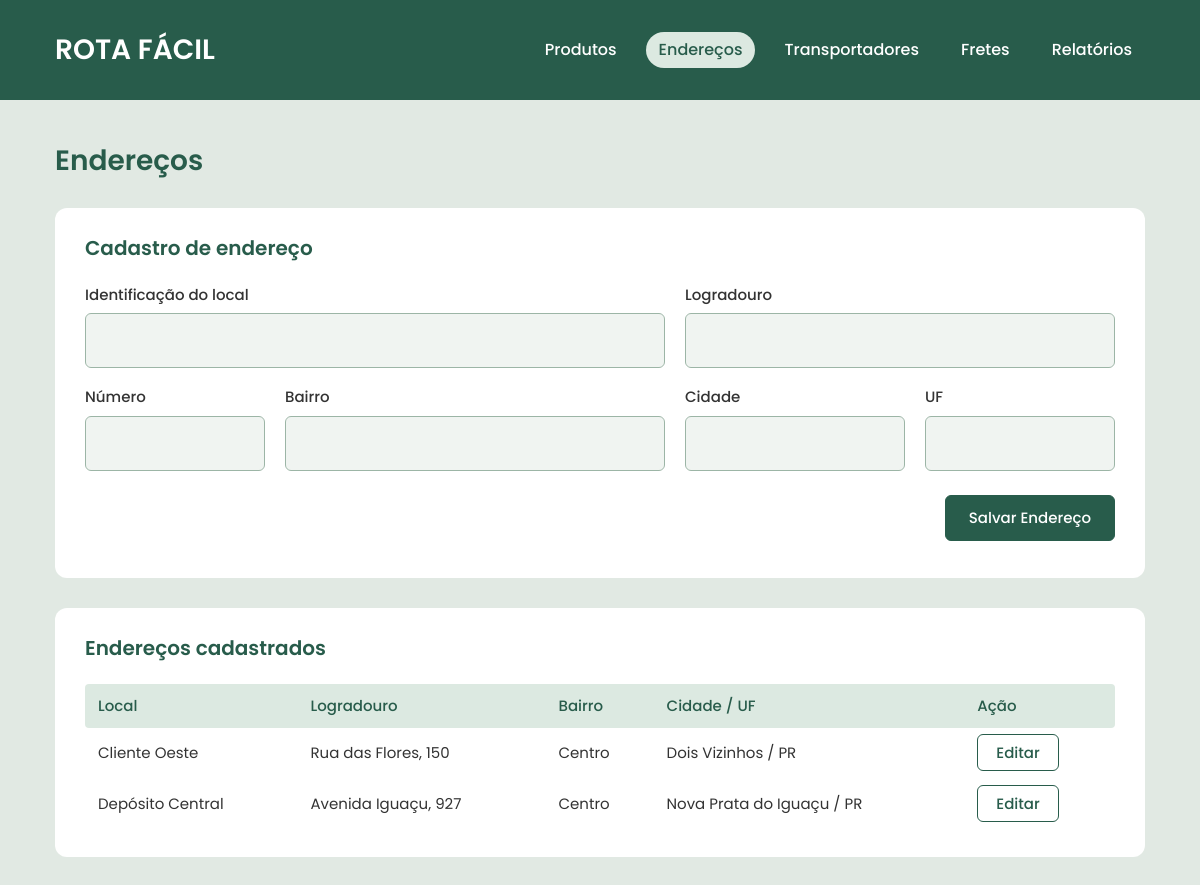
Before: /enderecos.php with the older database file.
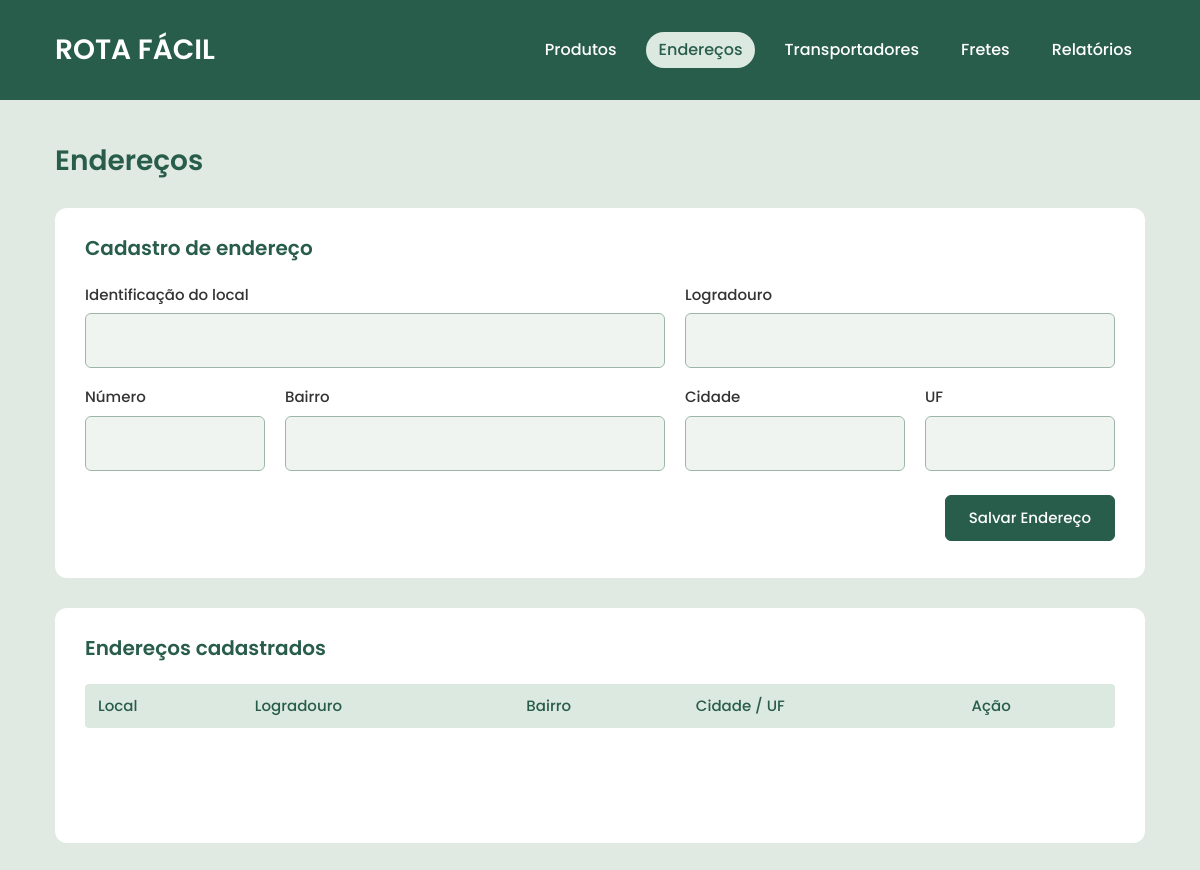
After: the same page with the newer database file.
### tables this page shows
CREATE TABLE IF NOT EXISTS enderecos (
    id INT AUTO_INCREMENT PRIMARY KEY,
    identificacao VARCHAR(150) NOT NULL,
    logradouro VARCHAR(150) NOT NULL,
    numero VARCHAR(20),
    bairro VARCHAR(100),
    cidade VARCHAR(100) NOT NULL,
    uf CHAR(2) NOT NULL
);

### includes/funcoes.php (called while the page is built)
<?php
function texto($valor) {
    return htmlspecialchars((string) $valor, ENT_QUOTES, 'UTF-8');
}
?>

### enderecos.php (the view, shortened to what this page needs)
<?php
require 'config/conexao.php';
require 'includes/funcoes.php';
$editar = null;
$enderecos = $conexao->query('SELECT * FROM enderecos ORDER BY id DESC');
$pagina_ativa = 'enderecos';
$titulo_pagina = 'Endereços';
require 'includes/cabecalho.php';
?>
<section class="caixa caixa-formulario">
    <h2><?php echo $editar ? 'Editar endereço' : 'Cadastro de endereço'; ?></h2>
    <form method="post" action="enderecos.php">
        <div class="grade-endereco">
            <div class="campo metade">
                <label for="identificacao">Identificação do local</label>
                <input class="form-control" id="identificacao" name="identificacao" required value="<?php echo texto($editar['identificacao'] ?? ''); ?>">
            </div>
            <div class="campo metade">
                <label for="logradouro">Logradouro</label>
                <input class="form-control" id="logradouro" name="logradouro" required value="<?php echo texto($editar['logradouro'] ?? ''); ?>">
            </div>
            <div class="campo">
                <label for="numero">Número</label>
                <input class="form-control" id="numero" name="numero" value="<?php echo texto($editar['numero'] ?? ''); ?>">
            </div>
            <div class="campo">
                <label for="bairro">Bairro</label>
                <input class="form-control" id="bairro" name="bairro" value="<?php echo texto($editar['bairro'] ?? ''); ?>">
            </div>
            <div class="campo">
                <label for="cidade">Cidade</label>
                <input class="form-control" id="cidade" name="cidade" required value="<?php echo texto($editar['cidade'] ?? ''); ?>">
            </div>
            <div class="campo">
                <label for="uf">UF</label>
                <input class="form-control" id="uf" name="uf" maxlength="2" required value="<?php echo texto($editar['uf'] ?? ''); ?>">
            </div>
        </div>
        <div class="linha-botao">
            <button type="submit" class="btn btn-verde"><?php echo $editar ? 'Salvar alterações' : 'Salvar Endereço'; ?></button>
        </div>
    </form>
</section>
<section class="caixa caixa-listagem">
    <h2>Endereços cadastrados</h2>
    <div class="tabela-responsiva">
        <table class="tabela-cadastro">
            <thead><tr><th>Local</th><th>Logradouro</th><th>Bairro</th><th>Cidade / UF</th><th>Ação</th></tr></thead>
            <tbody>
                <?php while ($endereco = $enderecos->fetch_assoc()): ?>
                <tr>
                    <td><?php echo texto($endereco['identificacao']); ?></td>
                    <td><?php echo texto($endereco['logradouro'] . ', ' . $endereco['numero']); ?></td>
                    <td><?php echo texto($endereco['bairro']); ?></td>
                    <td><?php echo texto($endereco['cidade'] . ' / ' . $endereco['uf']); ?></td>
                    <td><a class="btn-contorno" href="enderecos.php?editar=<?php echo (int) $endereco['id']; ?>">Editar</a></td>
                </tr>
                <?php endwhile; ?>
            </tbody>
        </table>
    </div>
</section>
<?php require 'includes/rodape.php'; ?>

### includes/cabecalho.php (shortened to what this page needs)
<!DOCTYPE html>
<html lang="pt-br">
<head>
    <link href="https://cdn.jsdelivr.net/npm/bootstrap@5.3.3/dist/css/bootstrap.min.css" rel="stylesheet">
    <link rel="stylesheet" href="assets/estilo.css">
</head>
<body>
<header class="barra-superior">
    <a class="marca" href="produtos.php">ROTA FÁCIL</a>
    <nav class="menu" aria-label="Menu principal">
        <a class="<?php echo $pagina_ativa === 'produtos' ? 'ativo' : ''; ?>" href="produtos.php">Produtos</a>
        <a class="<?php echo $pagina_ativa === 'enderecos' ? 'ativo' : ''; ?>" href="enderecos.php">Endereços</a>
        <a class="<?php echo $pagina_ativa === 'transportadores' ? 'ativo' : ''; ?>" href="transportadores.php">Transportadores</a>
        <a class="<?php echo $pagina_ativa === 'fretes' ? 'ativo' : ''; ?>" href="fretes.php">Fretes</a>
        <a class="<?php echo $pagina_ativa === 'relatorios' ? 'ativo' : ''; ?>" href="relatorios.php">Relatórios</a>
    </nav>
</header>
<main class="conteudo">
    <h1><?php echo texto($titulo_pagina); ?></h1>

### includes/rodape.php
</main>
</body>
</html>

### assets/estilo.css (style rules this page uses)
:root { --verde: #285C4B; --fundo: #E1E9E3; --verde-claro: #DCE9E1; --campo: #F0F4F1; --borda: #9CB5A6; }
* { box-sizing: border-box; }
body { margin: 0; background: var(--fundo); font-family: 'Poppins', Arial, sans-serif; color: #333333; }
.barra-superior { height: 100px; background: var(--verde); display: flex; justify-content: space-between; align-items: center; padding: 0 55px; gap: 20px; }
.marca { font-size: 28px; font-weight: 600; color: white; text-decoration: none; white-space: nowrap; }
.menu { display: flex; align-items: center; gap: 16px; }
.menu a { color: white; text-decoration: none; font-size: 16px; font-weight: 500; padding: 6px 13px; border-radius: 20px; white-space: nowrap; }
.menu a:hover, .menu a.ativo { color: var(--verde); background: var(--verde-claro); }
.conteudo { padding: 44px 55px 65px; min-height: calc(100vh - 100px); }
h1 { font-size: 28px; font-weight: 600; color: var(--verde); margin: 0 0 30px; }
h2 { font-size: 20px; font-weight: 600; color: var(--verde); margin: 0 0 24px; }
.caixa { background: #FFFFFF; border-radius: 12px; padding: 28px 30px; margin-bottom: 30px; }
.caixa-formulario { min-height: 370px; }
.caixa-listagem { min-height: 235px; }
.campo { min-width: 0; }
.campo label { display: block; margin: 0 0 7px; font-size: 15px; font-weight: 500; }
.campo .form-control, .campo .form-select { height: 55px; border: 1px solid var(--borda); background-color: var(--campo); border-radius: 6px; color: #333333; font-size: 15px; }
.campo .form-control::placeholder { color: #6d7f73; }
.linha-botao { display: flex; justify-content: flex-end; margin-top: 24px; }
.btn-verde { background: var(--verde); border: 1px solid var(--verde); color: white; font-size: 15px; font-weight: 500; border-radius: 6px; padding: 11px 23px; }
.tabela-fretes, .tabela-cadastro { width: 100%; border-collapse: collapse; }
.tabela-fretes th, .tabela-cadastro th { background: var(--verde-claro); color: var(--verde); font-size: 15px; font-weight: 500; padding: 11px 13px; }
.tabela-cadastro th:first-child, .tabela-fretes th:first-child { border-radius: 4px 0 0 4px; }
.tabela-cadastro th:last-child, .tabela-fretes th:last-child { border-radius: 0 4px 4px 0; }
.grade-endereco { display: grid; grid-template-columns: 180px 380px 1fr 190px; gap: 18px 20px; }
.grade-endereco .metade { grid-column: span 2; }
.btn-contorno { border: 1px solid var(--verde); background: white; border-radius: 6px; color: var(--verde); font-size: 15px; font-weight: 500; padding: 7px 18px; text-decoration: none; }
.tabela-fretes td, .tabela-cadastro td { padding: 14px 13px; font-size: 15px; vertical-align: middle; }

Changed rows visible on the page:
removed enderecos: identificacao "Cliente Oeste", logradouro+numero "Rua das Flores, 150", bairro "Centro", cidade+uf "Dois Vizinhos / PR"
removed enderecos: identificacao "Depósito Central", logradouro+numero "Avenida Iguaçu, 927", bairro "Centro", cidade+uf "Nova Prata do Iguaçu / PR"
